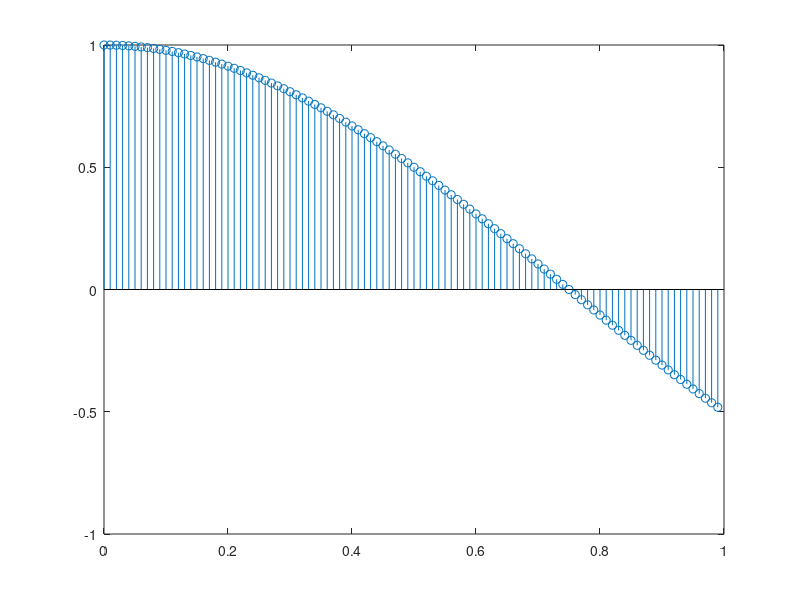

MATLAB code to generate this figure: (Note: this script raises an error after producing the figure.)
%%
clear all
close all
clc

N = 100;
fs = 1; % Ricorda limite di Naisquiz (o come si scrive) dove fs >= 2B, altrimenti sovrapposizioni

dk = zeros(1,N);
n = -N/2+1:N/2;
dk(N/2) = 1;

%figure(1)
%stem(n, dk)

u = ones(1, N);
u(1:N/2-1) = 0; 
%figure(2)
%stem(n, u)


% Se invece dico un fs > 1

fs = 100;
ts = 1/fs; % Tempo di campionamento
T = N*ts; % Tempo totale
n = 0:ts:T-ts;

f0 = 1/3;
x = cos(2*pi*f0*n);

figure(3)
stem(n, x);

%%
clear all
close all
clc

N = 10;
fs = 1;
ts = 1/fs;
T = N*ts;
n = 0:ts:T-ts;
f = -fs/2:fs/N:fs/2-fs/N; % il -fs/N perche sarebbe il valore che trovo gia in -1/2 mi darebbe un punto in piu rispetto al vettore da plottare

% se N fosse dispari
fd = -fs/2+fs/(N*2):fs/N:fs/2-fs(2*N);

%%
a = 1:10;
b = 10:19;

a'*b
a*b'

%%
conv % fa la convoluzione
xcorr % fa la correlazione

%%
